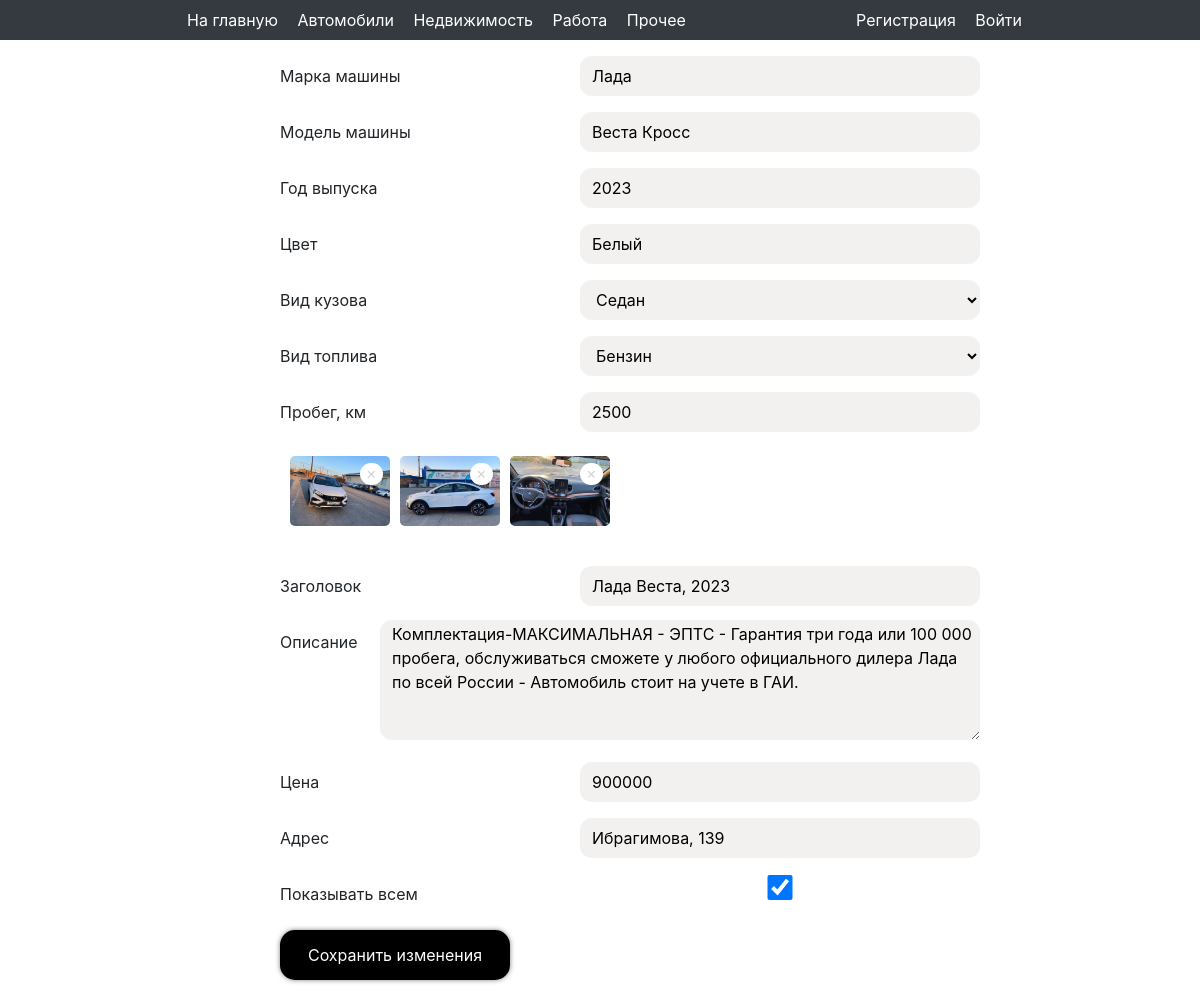
The app's page /edit_advert/16/ with its own data.
### avidoapp/models.py (models this page shows, shortened)
class AdObjectModel(models.Model):
    car_make = models.CharField(max_length=256, verbose_name='Марка машины', null=True)
    car_model = models.CharField(max_length=256, verbose_name='Модель машины', null=True, blank=True)
    year_of_issue = models.IntegerField(verbose_name='Год выпуска', validators=[
        MaxValueValidator(2024),
        MinValueValidator(1950)
    ], default=2000, null=True, blank=True)
    color = models.CharField(max_length=256, verbose_name='Цвет', null=True, blank=True)
    body_type = models.CharField(max_length=256, verbose_name='Вид кузова', choices=(
        ('Седан', 'Седан'),
        ('Хэтчбек', 'Хэтчбек'),
        ('Пикап', 'Пикап'),
        ('Лимузин', 'Лимузин'),
        ('Универсал', 'Универсал'),
        ('Минивэн', 'Минивэн'),
        ('Купе', 'Купе'),
        ('Кабриолет', 'Кабриолет')
    ), null=True, blank=True)
    fuel_type = models.CharField(max_length=256, verbose_name='Вид топлива', choices=(
        ('Бензин', 'Бензин'),
        ('Дизель', 'Дизель'),
        ('Пропан', 'Пропан'),
        ('Электричество', 'Электричество')
    ), null=True, blank=True)
    mileage = models.IntegerField(verbose_name='Пробег', null=True, blank=True)
    property_type = models.CharField(max_length=256, verbose_name='Тип недвижимости', choices=(
        ('Квартира', 'Квартира'),
        ('Дом', 'Дом'),
        ('Прочее', 'Прочее')
    ), null=True)
    area = models.IntegerField(verbose_name='Площадь', null=True, blank=True)
    rooms = models.IntegerField(verbose_name='Количество комнат', null=True, blank=True)
    floors = models.IntegerField(verbose_name='Этаж/этажность', null=True, blank=True)
    state = models.CharField(max_length=256, verbose_name='Состояние', choices=(
        ('Первичное жилье', 'Первичное жилье'),
        ('Вторичное жилье', 'Вторичное жилье')
    ), null=True, blank=True)
    job_title = models.CharField(max_length=256, null=True, verbose_name='Название вакансии')
    requirements = models.TextField(null=True, blank=True, verbose_name='Требования')
    responsibilities = models.TextField(null=True, blank=True, verbose_name='Обязанности')
    schedule = models.TextField(null=True, blank=True, verbose_name='График работы')
    class Meta:
        verbose_name = 'Объект продажи'
        verbose_name_plural = 'Объекты продаж'

class ImageModel(models.Model):
    image = models.ImageField(upload_to='images', verbose_name='Фотография', blank=True)
    advert = models.ForeignKey(AdvertModel, on_delete=models.CASCADE, verbose_name='Объявление')
    class Meta:
        verbose_name = 'Фотография'
        verbose_name_plural = 'Фотографии'

class AdvertModel(models.Model):
    author = models.ForeignKey(User, on_delete=models.CASCADE, verbose_name='Автор')
    ad_object = models.ForeignKey(AdObjectModel, on_delete=models.CASCADE, verbose_name='Объект продажи', null=True)
    title = models.CharField(max_length=256, verbose_name='Заголовок')
    description = models.TextField(verbose_name='Описание')
    price = models.IntegerField(verbose_name='Цена')
    address = models.CharField(max_length=256, verbose_name='Адрес')
    publication_date = models.DateTimeField(default=timezone.now, verbose_name='Дата публикации')
    is_displayed = models.BooleanField(default=True, verbose_name='Отображать?')
    class Meta:
        verbose_name = 'Объявление'
        verbose_name_plural = 'Объявления'

### avidoapp/views.py (the view, shortened to what this page needs)
# urls.py: path('edit_advert/<int:id>/', edit_advert_view, name='edit_advert'),
def edit_advert_view(request, id):
    is_edit = True
    advert = AdvertModel.objects.get(id=id)
    images = ImageModel.objects.filter(advert=advert)
    form = None
    if advert.ad_object is None:
        form = None
    elif advert.ad_object.car_make:
        form = CarForm
    elif advert.ad_object.property_type:
        form = HouseForm
    elif advert.ad_object.job_title:
        form = JobForm
    form1 = form(instance=advert.ad_object) if advert.ad_object else None
    form2 = AdvertForm(instance=advert)
    form3 = ImageForm()
    return render(request, "create_advert.html", {
        "form1": form1,
        'form2': form2,
        'form3': form3,
        'images': images,
        'is_edit': is_edit
    })

### avidoapp/forms.py
class CarForm(forms.ModelForm):
    class Meta:
        model = AdObjectModel
        fields = ('car_make', 'car_model', 'year_of_issue', 'color', 'body_type', 'fuel_type', 'mileage')
        labels = {'mileage': 'Пробег, км'}

class AdvertForm(forms.ModelForm):
    class Meta:
        model = AdvertModel
        fields = ('title', 'description', 'price', 'address', 'is_displayed')
        labels = {'is_displayed': 'Показывать всем'}

### avidoapp/templates/create_advert.html (shortened to what this page needs)
{% extends 'base.html' %}
{% block content %}
<div class="edit-profile">
    <div class="form-b">
        <form method="post" enctype="multipart/form-data">
            {% for field in form1 %}
                <div class="inputs">
                    <span>{{ field.label }}</span><span>{{ field }}</span>
                </div><br>
            {% endfor %}
            {% if images %}
            <div class="images-a">
                {% for image in images %}
                    <div class="images-a-div"><div class="images-a-div-a"><img src="{{ image.image.url }}"></div><a href="{% url 'delete_image' image.id %}"><span class="images-a-span">×</span></a></div>
                {% endfor %}
            </div><br>
            {% endif %}
            {% for field in form2 %}
                <div class="inputs">
                    <span>{{ field.label }}</span><span>{{ field }}</span>
                </div><br>
            {% endfor %}
            {% if is_edit %}
            <button>Сохранить изменения</button>
            {% else %}
            <button>Разместить</button>
            {% endif %}
        </form><br>
    </div>
</div>
{% endblock %}

### avidoapp/static/css/style.css (style rules this page uses)
.edit-profile input { width: 400px; height: 40px; border-radius: 5px; border: 0px; padding-left: 12px; background-color: #f2f1f0; }
.edit-profile button { border: 0px; border-radius: 5px; background-color: #00aaff; color: white; padding: 7px 12px 7px 12px; box-shadow: 0 0 5px rgba(0,0,0,0.5); }
.form-b { width: 700px; margin-left: 280px; margin-top: 24px; }
.inputs { display: flex; justify-content: space-between; }
.inputs input { margin-top: -10px; border-radius: 12px; }
.inputs select { width: 400px; height: 40px; border-radius: 5px; border: 0px; padding-left: 12px; background-color: #f2f1f0; margin-top: -10px; border-radius: 12px; }
.inputs textarea { width: 600px; height: 120px; border-radius: 5px; border: 0px; padding-left: 12px; background-color: #f2f1f0; margin-top: -10px; border-radius: 12px; }
#id_is_displayed { height: 25px; }
.form-b button { background-color: black; color: white; width: 230px; height: 50px; border-radius: 15px; }
.images-a { display: flex; flex-wrap: wrap; }
.images-a-div { margin-left: 10px; }
.images-a-div-a { overflow: hidden; width: 100px; height: 70px; }
.images-a img { height: 100%; width: 100%; border-radius: 5px; object-fit: cover; }
.images-a a { color: lightgray; }
.images-a-span { background-color: white; position: relative; top: -65px; left: 70px; border-radius: 100px; padding: 0 6px 2px 6px; }

### records on screen
AdObjectModel: form1 "Лада" "Веста Кросс" "2023" "Белый" "Седан" "Бензин" "2500"
ImageModel: image (picture)
ImageModel: image (picture)
ImageModel: image (picture)
AdvertModel: form2 "Лада Веста, 2023" "Комплектация-МАКСИМАЛЬНАЯ - ЭПТС - Гарантия три года или 100 000 пробега, обслуживаться сможете у любого официального дилера Лада по всей России - Автомобиль стоит на учете в ГАИ." "900000" "Ибрагимова, 139" "☑"

### other values on screen
{{ field.label }} "Марка машины" "Модель машины" "Год выпуска" "Цвет" "Вид кузова" "Вид топлива" "Пробег, км"
{{ field.label }} "Заголовок" "Описание" "Цена" "Адрес" "Показывать всем"
